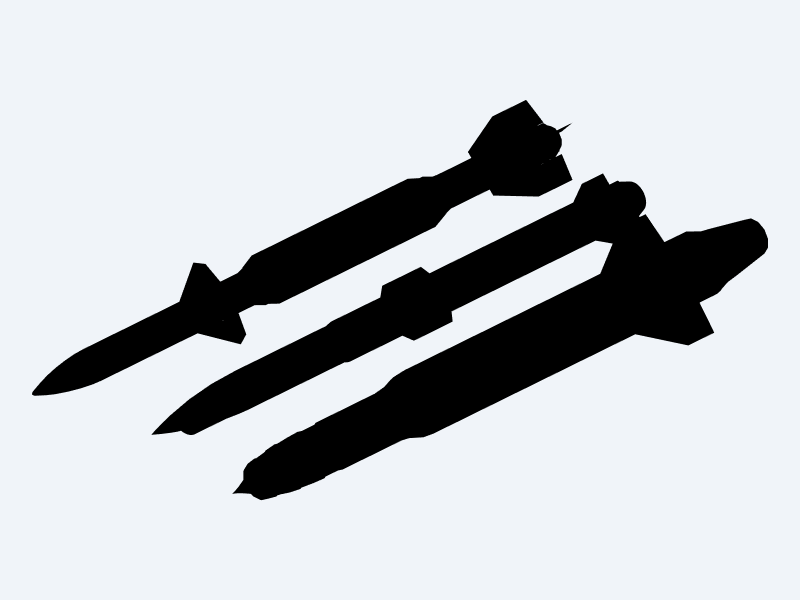
#> input picture cad/shared/Missile_Size_Comparison.png, 1600 x 1200 px (shown at 1/2 size)
$ python contact_sheet.py out.png Missile_Size_Comparison.png
#> lines starting #> are read from the running program, lines starting #| are printed output that depends on the picture
"""Combine several review renders into one small image (cuts image tokens per review roughly 4x).

Usage: python contact_sheet.py OUT.png IN1.png IN2.png ... [--cols 2] [--width 800] [--label]
Each tile is scaled to --width pixels wide; one sheet of 4 tiles costs about the same as one full-size render.
Crop first (--crop x0,y0,x1,y1 in source pixels, applied to every input) when only a region matters.
"""
import argparse

from PIL import Image, ImageDraw


def sheet(paths, out, cols=2, width=800, label=True, crop=None):
#> called with out = 'out.png', cols = 2, width = 800, label = True
    tiles = []
    for p in paths:
        im = Image.open(p).convert("RGB")
        if crop:
            im = im.crop(crop)
        h = round(im.height * width / im.width)
#> h = 600
        im = im.resize((width, h), Image.LANCZOS)
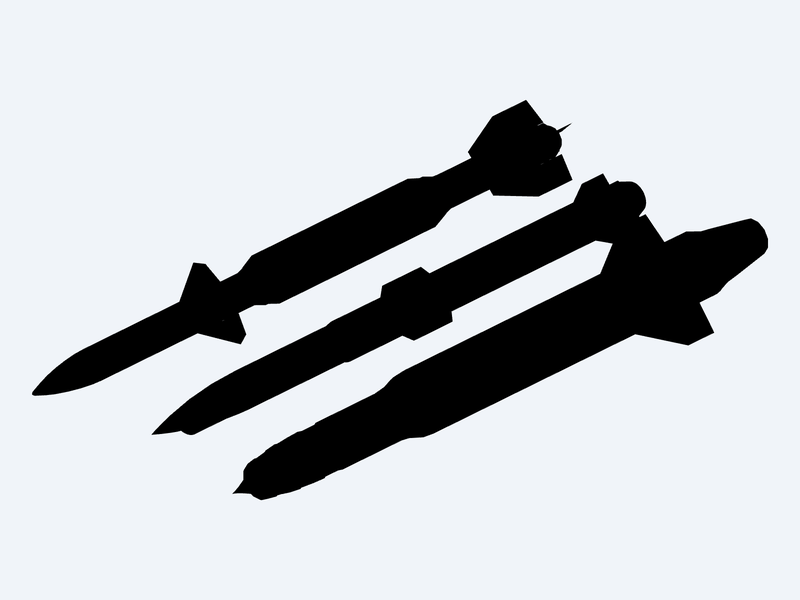
#> im: PIL image 800x600 RGB; mean R, G, B 194.3, 197.5, 201.5
        if label:
            ImageDraw.Draw(im).text((8, 6), p.replace("\\", "/").rsplit("/", 1)[-1], fill=(255, 255, 0))
        tiles.append(im)
    rows = (len(tiles) + cols - 1) // cols
#> rows = 1
    th = max(t.height for t in tiles)
#> th = 600
    canvas = Image.new("RGB", (cols * width, rows * th), (20, 20, 24))
    for i, t in enumerate(tiles):
        canvas.paste(t, ((i % cols) * width, (i // cols) * th))
#> this loop made 1 pass
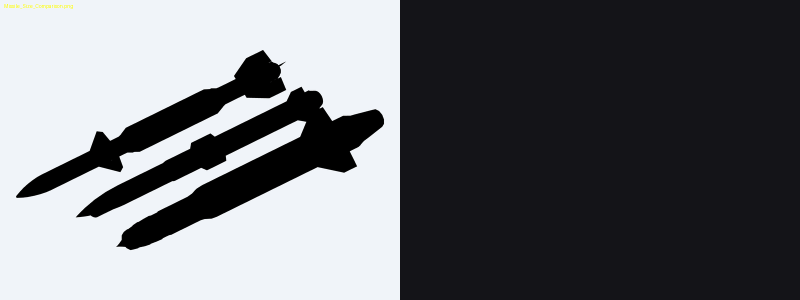
#> canvas: PIL image 1600x600 RGB (shown at 1/2 size); mean R, G, B 107.1, 108.7, 112.7
    canvas.save(out)
    return canvas.size


if __name__ == "__main__":
    ap = argparse.ArgumentParser()
    ap.add_argument("out")
    ap.add_argument("inputs", nargs="+")
    ap.add_argument("--cols", type=int, default=2)
    ap.add_argument("--width", type=int, default=800)
    ap.add_argument("--crop", help="x0,y0,x1,y1")
    ap.add_argument("--no-label", action="store_true")
    a = ap.parse_args()
    crop = tuple(int(v) for v in a.crop.split(",")) if a.crop else None
    print(sheet(a.inputs, a.out, a.cols, a.width, not a.no_label, crop))
